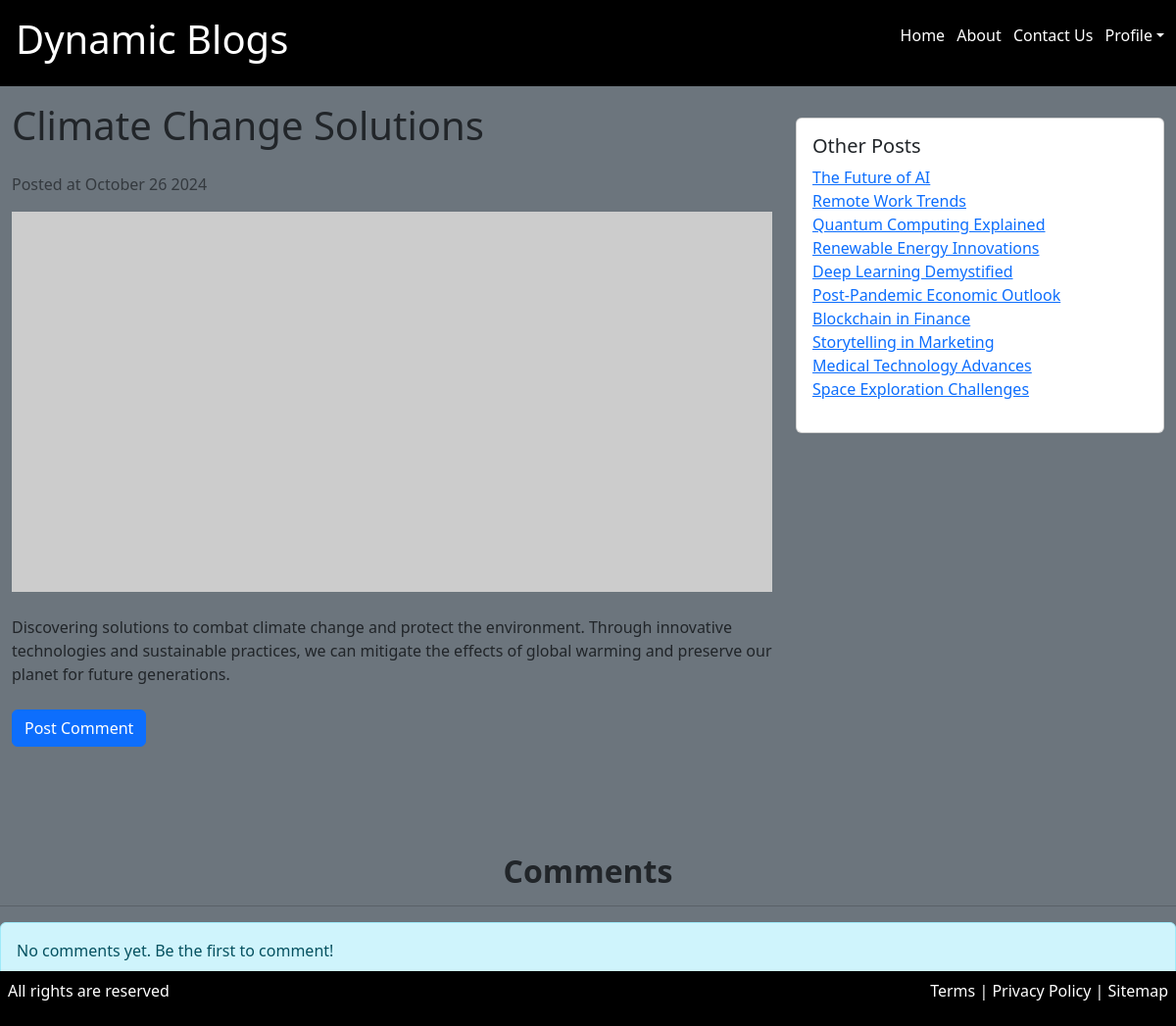
The app's page /post/climate-change-solutions (signed in) with its own data.
### MyBlog/models.py (models this page shows, shortened)
class Post(models.Model):
    title = models.CharField(max_length=50)
    content = models.TextField()
    img = models.URLField(null = True)
    created_at = models.DateTimeField(auto_now_add = True)
    slug = models.SlugField(unique=True)

### MyBlog/views.py (the view)
# urls.py: path('post/<str:slug>',views.detail, name='detail'),
def detail(request,slug):
    if not request.user.is_authenticated:
        return redirect('login')
    try:
        post = Post.objects.get(slug=slug)
        other_posts = Post.objects.filter().exclude(pk=post.id)
        comments = Comment.objects.filter(post_id=post.id)
    except Post.DoesNotExist:
        raise Http404("Post Does Not Exist!")
    return render(request,'detail.html',{'post':post , 'other_posts':other_posts,'comments':comments})

### templates/detail.html (shortened to what this page needs)
{% extends 'base.html'%}
{% block content%}
<body>
  <div class="container-fluid" style="padding-bottom: 60px;">
      <div class="row">
          <div class="col-lg-8 col-md-10 col-sm-12">
              <h1 class="mb-4">{{post.title}}</h1>
              <p class="text-muted">Posted at {{post.created_at | date:"F j Y"}}</p>
              <img src="{{post.img}}" class="img-fluid mb-4" alt="image">
              <div class="post-content" style="max-width: 100%;">
                <p>{{post.content}}</p>
            </div>
              <div class="mt-4">
                <a href="{% url 'comment' slug=post.slug%}"><button class="btn btn-primary">Post Comment</button></a>
              </div>
          </div>
          <div class="col-lg-4 col-md-6 col-sm-12">
              <div class="card mt-3">
                  <div class="card-body">
                      <h5 class="card-title">Other Posts</h5>
                      <ul class="list-unstyled">
                          {% for other_post in other_posts|slice:":10" %}
                          <li><a class="op" href="{% url 'detail' slug=other_post.slug %}">{{other_post.title}}</a></li>
                          {% endfor %}
                      </ul>
                  </div>
              </div>
          </div>
      </div>
  </div>
  <div class="mt-5">
    <h2 class="text-dark fw-bold text-center">Comments</h2>
    <hr>
    {% if comments %}
      <div class="d-flex flex-wrap pb-5">
        {% for comment in comments %}
          <div class="comment mb-4 p-4 rounded mx-2" style="background-color: #f0f0f0; width: 300px;">
            <h5 class="text-primary">{{ comment.name }} comments</h5>
            <span class="text-muted small">at {{ comment.created_at | date:"F j Y" }}</span>
            <p class="text-dark mt-2">{{ comment.message }}</p>
          </div>
        {% endfor %}
      </div>
    {% else %}
      <div class="alert alert-info mb-5" role="alert ">
        No comments yet. Be the first to comment!
      </div>
    {% endif %}
  </div>
</body>
{% endblock content %}

### records on screen
Post: title "Climate Change Solutions", created_at "October 26 2024", content "Discovering solutions to combat climate change and protect the environment. Through innovative technologies and sustainable practices, we can mitigate the effects of global warming and preserve our planet for future generations."
Post: title "The Future of AI"
Post: title "Remote Work Trends"
Post: title "Quantum Computing Explained"
Post: title "Renewable Energy Innovations"
Post: title "Deep Learning Demystified"
Post: title "Post-Pandemic Economic Outlook"
Post: title "Blockchain in Finance"
Post: title "Storytelling in Marketing"
Post: title "Medical Technology Advances"
Post: title "Space Exploration Challenges"
